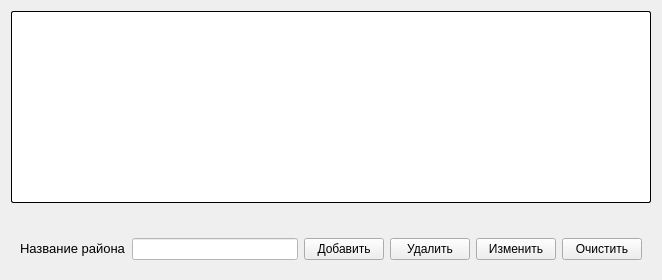
          <widget class="QWidget" name="tab_5">
           <attribute name="title">
            <string>Район</string>
           </attribute>
           <layout class="QGridLayout" name="gridLayout_17">
            <item row="0" column="0">
             <widget class="QTableWidget" name="tableWidget_6">
              <property name="styleSheet">
               <string notr="true">background-color: rgb(255, 255, 255);
border-radius: 2px;      
  border-width: 1px;      
  border-color:  black;   
  border-style: outset;
</string>
              </property>
             </widget>
            </item>
            <item row="1" column="0">
             <widget class="QWidget" name="widget_2" native="true">
              <layout class="QGridLayout" name="gridLayout_8">
               <item row="1" column="0">
                <widget class="QLabel" name="label_173">
                 <property name="text">
                  <string>&lt;html&gt;&lt;head/&gt;&lt;body&gt;&lt;p&gt;&lt;span style=&quot; font-size:10pt;&quot;&gt;Название района&lt;/span&gt;&lt;/p&gt;&lt;/body&gt;&lt;/html&gt;</string>
                 </property>
                </widget>
               </item>
               <item row="1" column="1">
                <widget class="QLineEdit" name="line41">
                 <property name="styleSheet">
                  <string notr="true">background-color: rgb(255, 255, 255);</string>
                 </property>
                 <property name="text">
                  <string/>
                 </property>
                </widget>
               </item>
               <item row="0" column="0" colspan="6">
                <spacer name="horizontalSpacer_10">
                 <property name="orientation">
                  <enum>Qt::Horizontal</enum>
                 </property>
                 <property name="sizeHint" stdset="0">
                  <size>
                   <width>622</width>
                   <height>20</height>
                  </size>
                 </property>
                </spacer>
               </item>
               <item row="1" column="4">
                <widget class="QPushButton" name="pushButton_35">
                 <property name="styleSheet">
                  <string notr="true"/>
                 </property>
                 <property name="text">
                  <string>Изменить</string>
                 </property>
                </widget>
               </item>
               <item row="1" column="2">
                <widget class="QPushButton" name="pushButton_34">
                 <property name="styleSheet">
                  <string notr="true"/>
                 </property>
                 <property name="text">
                  <string>Добавить</string>
                 </property>
                </widget>
               </item>
               <item row="1" column="5">
                <widget class="QPushButton" name="pushButton_33">
                 <property name="styleSheet">
                  <string notr="true"/>
                 </property>
                 <property name="text">
                  <string>Очистить</string>
                 </property>
                </widget>
               </item>
               <item row="1" column="3">
                <widget class="QPushButton" name="pushButton_32">
                 <property name="styleSheet">
                  <string notr="true"/>
                 </property>
                 <property name="text">
                  <string>Удалить</string>
                 </property>
                </widget>
               </item>
              </layout>
             </widget>
            </item>
           </layout>
          </widget>
